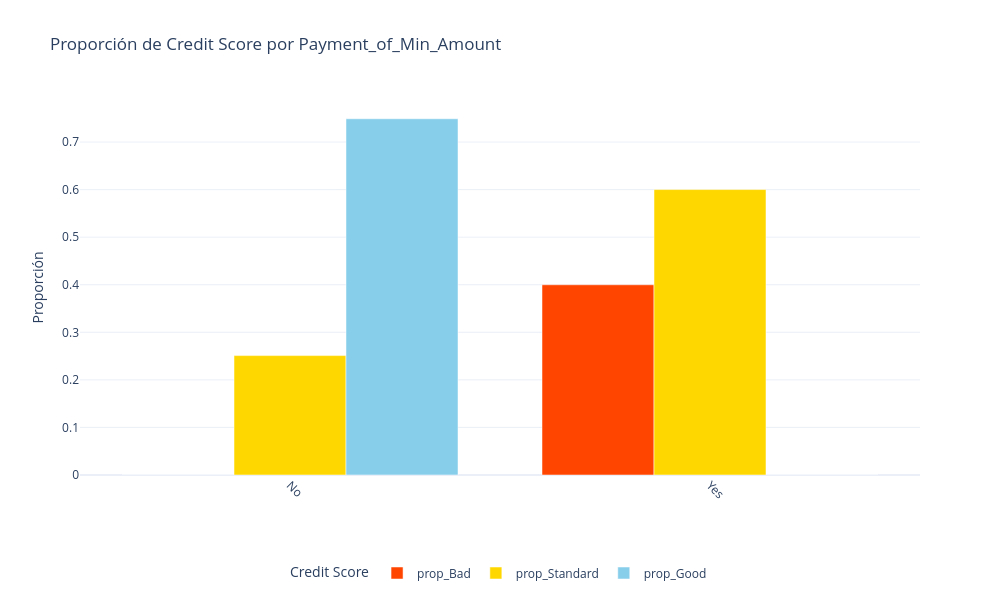
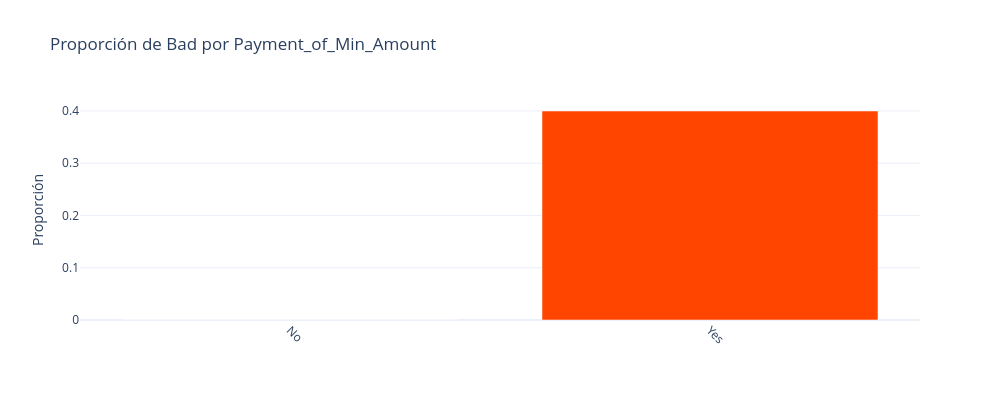
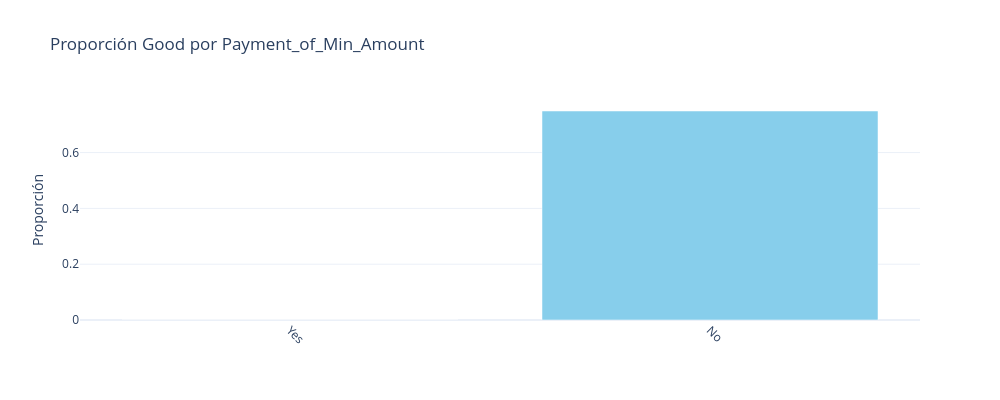
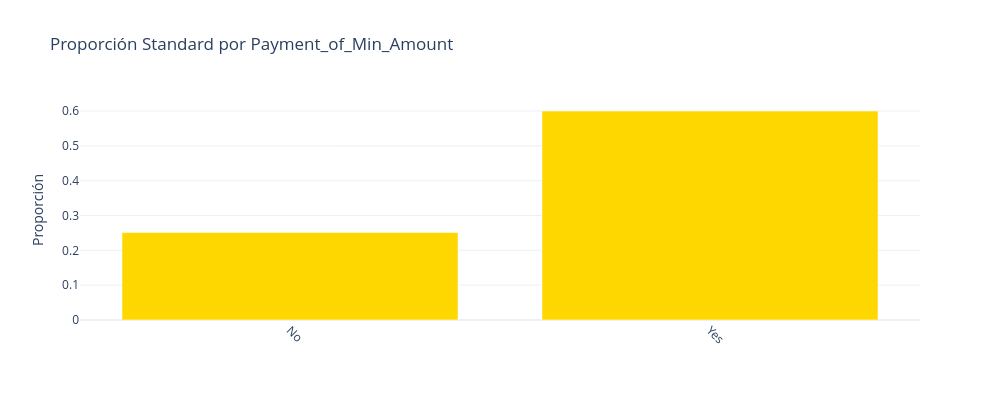

Source (notebook cell) for these figures, in order:
### Code cell
custom_colors = {
    "prop_Bad": "orangered",
    "prop_Standard": "gold",
    "prop_Good": "skyblue"
}

fig = plot_categorical_proportions(
    df=proportions_df.reset_index(),  
    x_column="index",                 
    y_columns=["prop_Bad", "prop_Standard", "prop_Good"],  
    stacked=False,                      
    title=f"Proporción de Credit Score por {col}",
    x_title="",
    y_title="Proporción",
    legend_title="Credit Score",
    colors=custom_colors,              
    width=1000,
    height=600,
    sort_order='asc',          
    sort_by="prop_Bad"          
)

fig.show()


fig = plot_categorical_proportions(
    df=proportions_df.reset_index(),  
    x_column="index",                 
    y_columns=["prop_Bad"],  
    stacked=False,                      
    title=f"Proporción de Bad por {col}",
    x_title="",
    y_title="Proporción",
    legend_title="Credit Score",
    colors=custom_colors,              
    width=1000,
    height=400,
    sort_order='asc',          
    sort_by="prop_Bad"          
)

fig.show()

fig = plot_categorical_proportions(
    df=proportions_df.reset_index(),  
    x_column="index",                 
    y_columns=["prop_Good"],  
    stacked=False,                      
    title=f"Proporción Good por {col}",
    x_title="",
    y_title="Proporción",
    legend_title="Credit Score",
    colors=custom_colors,              
    width=1000,
    height=400,
    sort_order='asc',          
    sort_by="prop_Good"          
)

fig.show()

fig = plot_categorical_proportions(
    df=proportions_df.reset_index(),  
    x_column="index",                 
    y_columns=["prop_Standard"],  
    stacked=False,                      
    title=f"Proporción Standard por {col}",
    x_title="",
    y_title="Proporción",
    legend_title="Credit Score",
    colors=custom_colors,              
    width=1000,
    height=400,
    sort_order='asc',          
    sort_by="prop_Standard"          
)

fig.show()

# A simple vista sí parece que el impago y el pago del monto mínimo tienen relación:
#     * La muestra de deudores que no pagan el monto mínimo o son Good (75%) o Standard (25%) y no hay malos deudores.
#     * Por su parte, la muestra de deudores que sí pagan el monto mínimo o son Bad (40%) o Standard (60%) pero no hay malos.
# De modo que no hay deudores buenos que paguen el monto mínimo. Ni malos que no lo paguen. Los Standard, en cambio, están en las dos clases
# pero principalmente en los que pagan el monto mínimo.

### Figure 1 — Plotly figure (JSON) as saved in the notebook; plotly's stock layout.template omitted (floating-point values rounded to 4 significant figures)
{"data": [{"marker": {"color": "orangered"}, "name": "prop_Bad", "type": "bar", "x": ["No", "Yes"], "y": [0, 0.3999]}, {"marker": {"color": "gold"}, "name": "prop_Standard", "type": "bar", "x": ["No", "Yes"], "y": [0.251, 0.6001]}, {"marker": {"color": "skyblue"}, "name": "prop_Good", "type": "bar", "x": ["No", "Yes"], "y": [0.749, 0]}], "layout": {"barmode": "group", "height": 600, "legend": {"orientation": "h", "title": {"text": "Credit Score"}, "x": 0.5, "xanchor": "center", "y": -0.3, "yanchor": "bottom"}, "title": {"text": "Proporción de Credit Score por Payment_of_Min_Amount"}, "width": 1000, "xaxis": {"tickangle": 45, "title": {"text": ""}}, "yaxis": {"title": {"text": "Proporción"}}}}

### Figure 2 — Plotly figure (JSON) as saved in the notebook; plotly's stock layout.template omitted (floating-point values rounded to 4 significant figures)
{"data": [{"marker": {"color": "orangered"}, "name": "prop_Bad", "type": "bar", "x": ["No", "Yes"], "y": [0, 0.3999]}], "layout": {"barmode": "group", "height": 400, "legend": {"orientation": "h", "title": {"text": "Credit Score"}, "x": 0.5, "xanchor": "center", "y": -0.3, "yanchor": "bottom"}, "title": {"text": "Proporción de Bad por Payment_of_Min_Amount"}, "width": 1000, "xaxis": {"tickangle": 45, "title": {"text": ""}}, "yaxis": {"title": {"text": "Proporción"}}}}

### Figure 3 — Plotly figure (JSON) as saved in the notebook; plotly's stock layout.template omitted (floating-point values rounded to 4 significant figures)
{"data": [{"marker": {"color": "skyblue"}, "name": "prop_Good", "type": "bar", "x": ["Yes", "No"], "y": [0, 0.749]}], "layout": {"barmode": "group", "height": 400, "legend": {"orientation": "h", "title": {"text": "Credit Score"}, "x": 0.5, "xanchor": "center", "y": -0.3, "yanchor": "bottom"}, "title": {"text": "Proporción Good por Payment_of_Min_Amount"}, "width": 1000, "xaxis": {"tickangle": 45, "title": {"text": ""}}, "yaxis": {"title": {"text": "Proporción"}}}}

### Figure 4 — Plotly figure (JSON) as saved in the notebook; plotly's stock layout.template omitted (floating-point values rounded to 4 significant figures)
{"data": [{"marker": {"color": "gold"}, "name": "prop_Standard", "type": "bar", "x": ["No", "Yes"], "y": [0.251, 0.6001]}], "layout": {"barmode": "group", "height": 400, "legend": {"orientation": "h", "title": {"text": "Credit Score"}, "x": 0.5, "xanchor": "center", "y": -0.3, "yanchor": "bottom"}, "title": {"text": "Proporción Standard por Payment_of_Min_Amount"}, "width": 1000, "xaxis": {"tickangle": 45, "title": {"text": ""}}, "yaxis": {"title": {"text": "Proporción"}}}}
